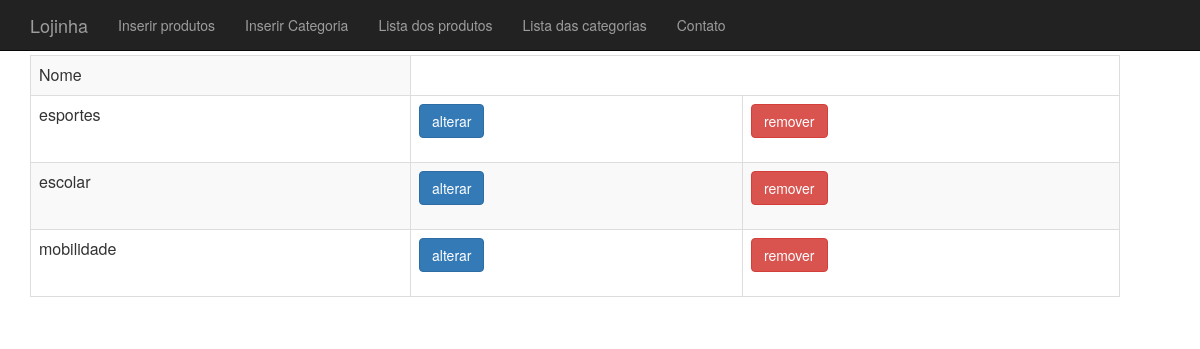
/lista_categoria.php, run on an earlier commit of the app's database.
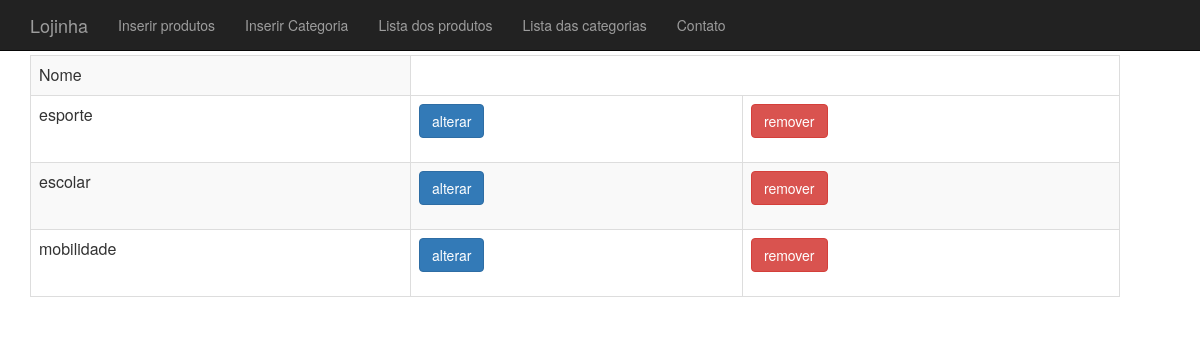
And on a later commit of the database.
### tables this page shows
CREATE TABLE `categorias` (
  `id` int(11) NOT NULL AUTO_INCREMENT,
  `nome` varchar(255) NOT NULL,
  PRIMARY KEY (`id`)
);

### banco_categoria.php (called while the page is built, shortened)
<?php
function listaCategorias($conexao){
    $categorias = array();
    $query = "select * from categorias";
    $resultado = mysqli_query($conexao, $query);
    while($categoria = mysqli_fetch_assoc($resultado)){
        array_push($categorias, $categoria);
    };
    return $categorias;
};
?>

### lista_categoria.php (the view, shortened to what this page needs)
<?php
	require_once('cima.php');
	require_once('banco_categoria.php');
?>
        <table class="table table-striped table-bordered">
            <tr>
                <td>Nome</td>
            </tr>
            <?php
                $categorias = listaCategorias($conexao);
                foreach ($categorias as $categorias) {
            ?>
            <tr>
                <td><?php echo $categorias['nome']?></td>
                <td>
                    <form action="alterar_categoria.php" method="post">
                        <button class="btn btn-primary">alterar</button>
                    </form>
                </td>
                <td>
                    <form action="deletar_categoria.php" method="post">
                        <button class="btn btn-danger">remover</button>
                    </form>
                </td>
            </tr>
            <?php
                }
            ?>
        </table>
	</body>
</html>

What changed in the data, as far as the page shows it:
changed categorias: nome "esportes" → "esporte"
